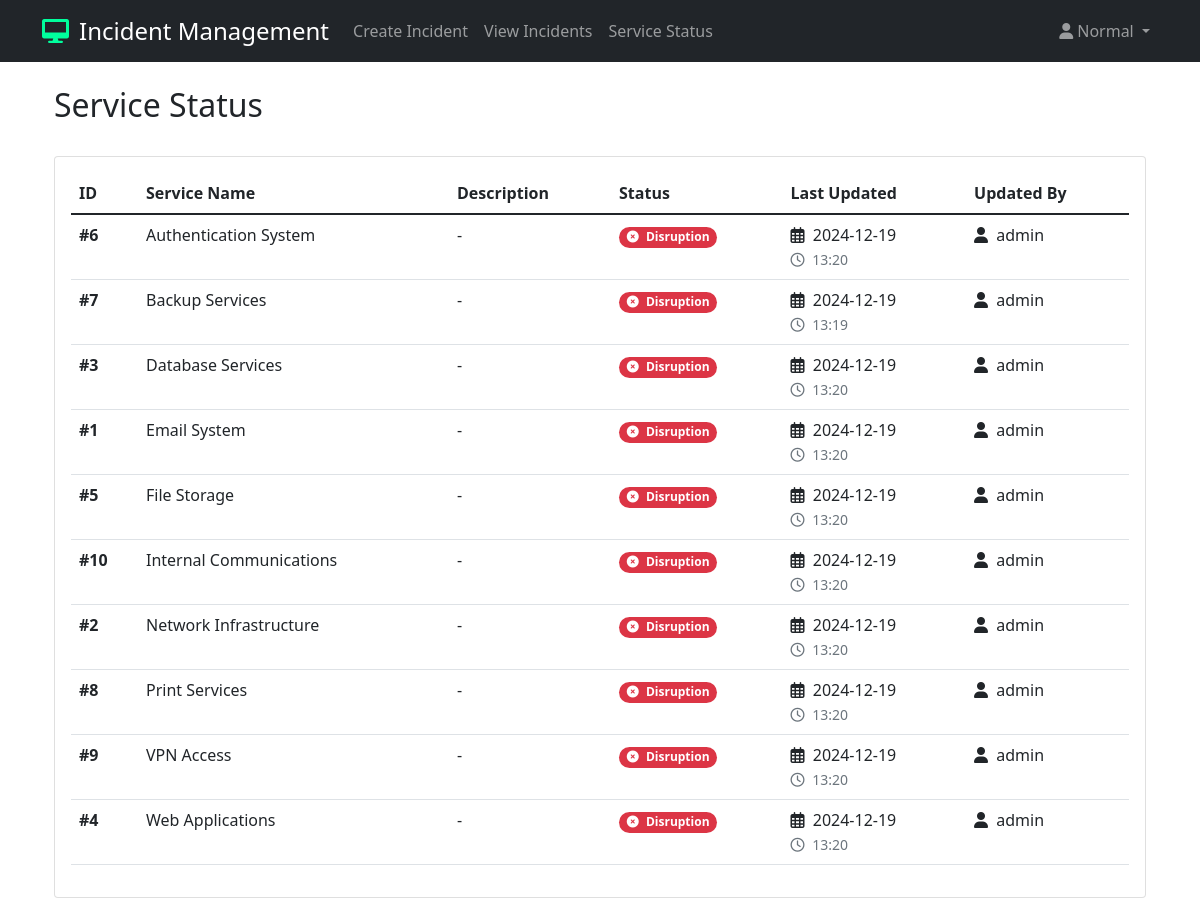
The app's page /services/ (signed in) with its own data.
### tickets/models.py (models this page shows, shortened)
class Service(models.Model):
    STATUS_CHOICES = [
        ('Operational', 'Operational'),
        ('Degraded Performance', 'Degraded Performance'),
        ('Partial Outage', 'Partial Outage'),
        ('Major Outage', 'Major Outage'),
    ]
    name = models.CharField(max_length=100)
    description = models.TextField(null=True, blank=True)
    status = models.CharField(max_length=50, choices=STATUS_CHOICES, default='Operational')
    last_updated = models.DateTimeField(auto_now=True)
    updated_by = models.ForeignKey(UserProfile, on_delete=models.SET_NULL, null=True, blank=True)
    class Meta:
        db_table = 'services'
        ordering = ['name']

class UserProfile(models.Model):
    user = models.OneToOneField(DjangoUser, on_delete=models.CASCADE, related_name='profile')
    department = models.CharField(max_length=100, null=True, blank=True)
    phone_number = models.CharField(max_length=20, null=True, blank=True)
    location = models.CharField(max_length=100, null=True, blank=True)
    user_group = models.ForeignKey(UserGroup, on_delete=models.SET_NULL, null=True, blank=True)
    class Meta:
        db_table = 'users'

### tickets/views.py (the view)
# urls.py: path('services/', views.service_status, name='service_status'),
@login_required
def service_status(request):
    services = Service.objects.all()
    return render(request, 'tickets/service_status.html', {
        'services': services,
        'show_admin_actions': request.user.is_superuser
    })

### tickets/auth_backend.py (called while the page is built)
    def get_user(self, user_id):
        UserModel = get_user_model()
        try:
            return UserModel.objects.get(pk=user_id)
        except UserModel.DoesNotExist:
            return None

### tickets/context_processors.py (called while the page is built)
def incident_counts(request):
    context = {
        'reported_incidents_count': 0,
        'assigned_incidents_count': 0
    }
    if request.user.is_authenticated:
        context['reported_incidents_count'] = Incident.objects.filter(
            reportedby=request.user.profile
        ).count()
        context['assigned_incidents_count'] = Incident.objects.filter(
            assignee=request.user.profile
        ).count()
    return context

### tickets/templates/tickets/service_status.html (shortened to what this page needs)
{% extends "tickets/base.html" %}
{% block content %}
<div class="container mt-4">
    <div class="d-flex justify-content-between align-items-center mb-4">
        <h2>Service Status</h2>
    </div>
    <div class="card">
        <div class="card-body">
            <div class="table-responsive">
                <table class="table table-hover">
                    <thead>
                        <tr>
                            <th>ID</th>
                            <th>Service Name</th>
                            <th>Description</th>
                            <th>Status</th>
                            <th>Last Updated</th>
                            <th>Updated By</th>
                        </tr>
                    </thead>
                    <tbody>
                        {% for service in services %}
                            <tr>
                                <td><strong>#{{ service.id }}</strong></td>
                                <td>{{ service.name }}</td>
                                <td>{{ service.description|default:"-" }}</td>
                                <td>
                                    <span class="badge bg-{% if service.status == 'Operational' %}success{% elif service.status == 'Degraded Performance' %}warning{% elif service.status == 'Partial Outage' %}warning text-dark{% else %}danger{% endif %} rounded-pill">
                                        {% if service.status == 'Operational' %}
                                            <i class="fas fa-check-circle me-1"></i>
                                        {% elif service.status == 'Degraded Performance' %}
                                            <i class="fas fa-exclamation-triangle me-1"></i>
                                        {% elif service.status == 'Partial Outage' %}
                                            <i class="fas fa-exclamation-circle me-1"></i>
                                        {% else %}
                                            <i class="fas fa-times-circle me-1"></i>
                                        {% endif %}
                                        {{ service.status }}
                                    </span>
                                </td>
                                <td>
                                    {% if service.last_updated %}
                                        <i class="far fa-calendar-alt me-1"></i> {{ service.last_updated|date:"Y-m-d" }}<br>
                                        <small class="text-muted"><i class="far fa-clock me-1"></i> {{ service.last_updated|date:"H:i" }}</small>
                                    {% else %}
                                        -
                                    {% endif %}
                                </td>
                                <td>
                                    {% if service.updated_by %}
                                        <i class="fas fa-user me-1"></i> {{ service.updated_by.user.username }}
                                    {% else %}
                                        -
                                    {% endif %}
                                </td>
                            </tr>
                        {% empty %}
                            <tr>
                                <td colspan="{% if show_admin_actions %}7{% else %}6{% endif %}" class="text-center">
                                    No services available
                                </td>
                            </tr>
                        {% endfor %}
                    </tbody>
                </table>
            </div>
        </div>
    </div>
</div>
{% endblock %}

### tickets/templates/tickets/base.html (shortened to what this page needs)
<!DOCTYPE html>
<html>
<head>
    <link href="https://cdn.jsdelivr.net/npm/bootstrap@5.1.3/dist/css/bootstrap.min.css" rel="stylesheet">
    <link rel="stylesheet" href="https://cdnjs.cloudflare.com/ajax/libs/font-awesome/6.0.0-beta3/css/all.min.css">
</head>
<body>
    <nav class="navbar navbar-expand-lg navbar-dark bg-dark">
        <div class="container">
            <a class="navbar-brand d-flex align-items-center" href="{% url 'incident_list' %}">
                <i class="fas fa-desktop"></i>
                <span>Incident Management</span>
            </a>
            {% if user.is_authenticated %}
            <ul class="navbar-nav me-auto mb-2 mb-lg-0">
                <li class="nav-item">
                    <a class="nav-link {% if request.path == '/create/' %}active{% endif %}" href="{% url 'create_incident' %}">
                        Create Incident
                    </a>
                </li>
                <li class="nav-item">
                    <a class="nav-link" href="{% url 'incident_list' %}">View Incidents</a>
                </li>
                <li class="nav-item">
                    <a class="nav-link" href="{% url 'service_status' %}">Service Status</a>
                </li>
            </ul>
            <div class="navbar-nav ms-auto">
                <div class="nav-item dropdown">
                    <a class="nav-link dropdown-toggle" href="#" id="profileDropdown" role="button" data-bs-toggle="dropdown" aria-expanded="false">
                        <i class="fas fa-user me-1"></i>{{ user.username }}
                    </a>
                </div>
            </div>
            {% endif %}
        </div>
    </nav>
    <div class="container mt-4">
        {% block content %}
        {% endblock %}
    </div>
</body>
</html>

### tickets/templates/tickets/base.html (style rules this page uses)
.navbar-brand { font-size: 1.5rem; font-weight: 500; transition: color 0.2s ease-in-out; }
.navbar-brand i { margin-right: 10px; color: #00ff9d; }

### records on screen
Service: id "6", name "Authentication System", description "-", status "Disruption", last_updated "2024-12-19", last_updated "13:20", updated_by.user.username "admin"
Service: id "7", name "Backup Services", description "-", status "Disruption", last_updated "2024-12-19", last_updated "13:19", updated_by.user.username "admin"
Service: id "3", name "Database Services", description "-", status "Disruption", last_updated "2024-12-19", last_updated "13:20", updated_by.user.username "admin"
Service: id "1", name "Email System", description "-", status "Disruption", last_updated "2024-12-19", last_updated "13:20", updated_by.user.username "admin"
Service: id "5", name "File Storage", description "-", status "Disruption", last_updated "2024-12-19", last_updated "13:20", updated_by.user.username "admin"
Service: id "10", name "Internal Communications", description "-", status "Disruption", last_updated "2024-12-19", last_updated "13:20", updated_by.user.username "admin"
Service: id "2", name "Network Infrastructure", description "-", status "Disruption", last_updated "2024-12-19", last_updated "13:20", updated_by.user.username "admin"
Service: id "8", name "Print Services", description "-", status "Disruption", last_updated "2024-12-19", last_updated "13:20", updated_by.user.username "admin"
Service: id "9", name "VPN Access", description "-", status "Disruption", last_updated "2024-12-19", last_updated "13:20", updated_by.user.username "admin"
Service: id "4", name "Web Applications", description "-", status "Disruption", last_updated "2024-12-19", last_updated "13:20", updated_by.user.username "admin"

### other values on screen
{{ user.username }} "Normal"
